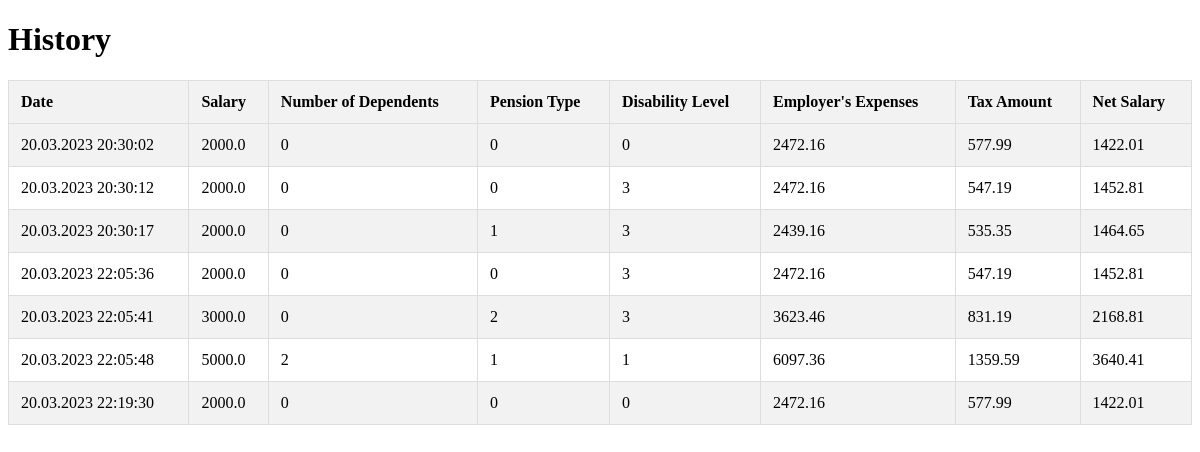
Screenshot of /history (signed in) with the database file from the repository.
### app.py (models this page shows)
class TaxCalculation(db.Model):
    __tablename__ = 'TaxCalculation'
    id = Column(Integer, primary_key=True)
    user_id = Column(Integer, ForeignKey('Users.id'))
    salary = Column(Float)
    num_dependents = Column(Integer)
    pension_type = Column(Integer)
    disability_level = Column(Integer)
    employers_expenses = Column(Float)
    tax_amount = Column(Float)
    salary_netto = Column(Float)
    created_at = Column(DateTime, default=datetime.now)

### app.py (the view)
@app.route('/history')
@login_required #autentifikācijas nepieciešamība
def history():
    calculations = TaxCalculation.query.filter_by(user_id=current_user.id).all()
    return render_template('history.html', calculations=calculations)

### app.py (called while the page is built)
@login_manager.user_loader
def load_user(user_id): #Funkcija meklē lietotāju datu bāzē un atgriež lietotāja objektu.
    return User.query.get(int(user_id))

### templates/history.html (shortened to what this page needs)
<!DOCTYPE html>
<html>
  <head>
  </head>
  <body>
    <h1>History</h1>
    <table>
      <tr>
        <th>Date</th>
        <th>Salary</th>
        <th>Number of Dependents</th>
        <th>Pension Type</th>
        <th>Disability Level</th>
        <th>Employer's Expenses</th>
        <th>Tax Amount</th>
        <th>Net Salary</th>
      </tr>
      {% for calculation in calculations %}
      <tr>
        <td>{{ calculation.created_at.strftime('%d.%m.%Y %H:%M:%S') }}</td>
        <td>{{ calculation.salary }}</td>
        <td>{{ calculation.num_dependents }}</td>
        <td>{{ calculation.pension_type }}</td>
        <td>{{ calculation.disability_level }}</td>
        <td>{{ calculation.employers_expenses }}</td>
        <td>{{ calculation.tax_amount }}</td>
        <td>{{ calculation.salary_netto }}</td>
      </tr>
    {% endfor %}
    </table>
  </body>
</html>

### templates/history.html (style rules this page uses)
table { border-collapse: collapse; width: 100%; font-size: 16px; }
th { background-color: #f2f2f2; font-weight: bold; padding: 12px; text-align: left; border: 1px solid #ddd; }
td { padding: 12px; border: 1px solid #ddd; }
tr:nth-child(even) { background-color: #f2f2f2; }

### rows the page displays
TaxCalculation: created_at "20.03.2023 20:30:02", salary "2000.0", num_dependents "0", pension_type "0", disability_level "0", employers_expenses "2472.16", tax_amount "577.99", salary_netto "1422.01"
TaxCalculation: created_at "20.03.2023 20:30:12", salary "2000.0", num_dependents "0", pension_type "0", disability_level "3", employers_expenses "2472.16", tax_amount "547.19", salary_netto "1452.81"
TaxCalculation: created_at "20.03.2023 20:30:17", salary "2000.0", num_dependents "0", pension_type "1", disability_level "3", employers_expenses "2439.16", tax_amount "535.35", salary_netto "1464.65"
TaxCalculation: created_at "20.03.2023 22:05:36", salary "2000.0", num_dependents "0", pension_type "0", disability_level "3", employers_expenses "2472.16", tax_amount "547.19", salary_netto "1452.81"
TaxCalculation: created_at "20.03.2023 22:05:41", salary "3000.0", num_dependents "0", pension_type "2", disability_level "3", employers_expenses "3623.46", tax_amount "831.19", salary_netto "2168.81"
TaxCalculation: created_at "20.03.2023 22:05:48", salary "5000.0", num_dependents "2", pension_type "1", disability_level "1", employers_expenses "6097.36", tax_amount "1359.59", salary_netto "3640.41"
TaxCalculation: created_at "20.03.2023 22:19:30", salary "2000.0", num_dependents "0", pension_type "0", disability_level "0", employers_expenses "2472.16", tax_amount "577.99", salary_netto "1422.01"
